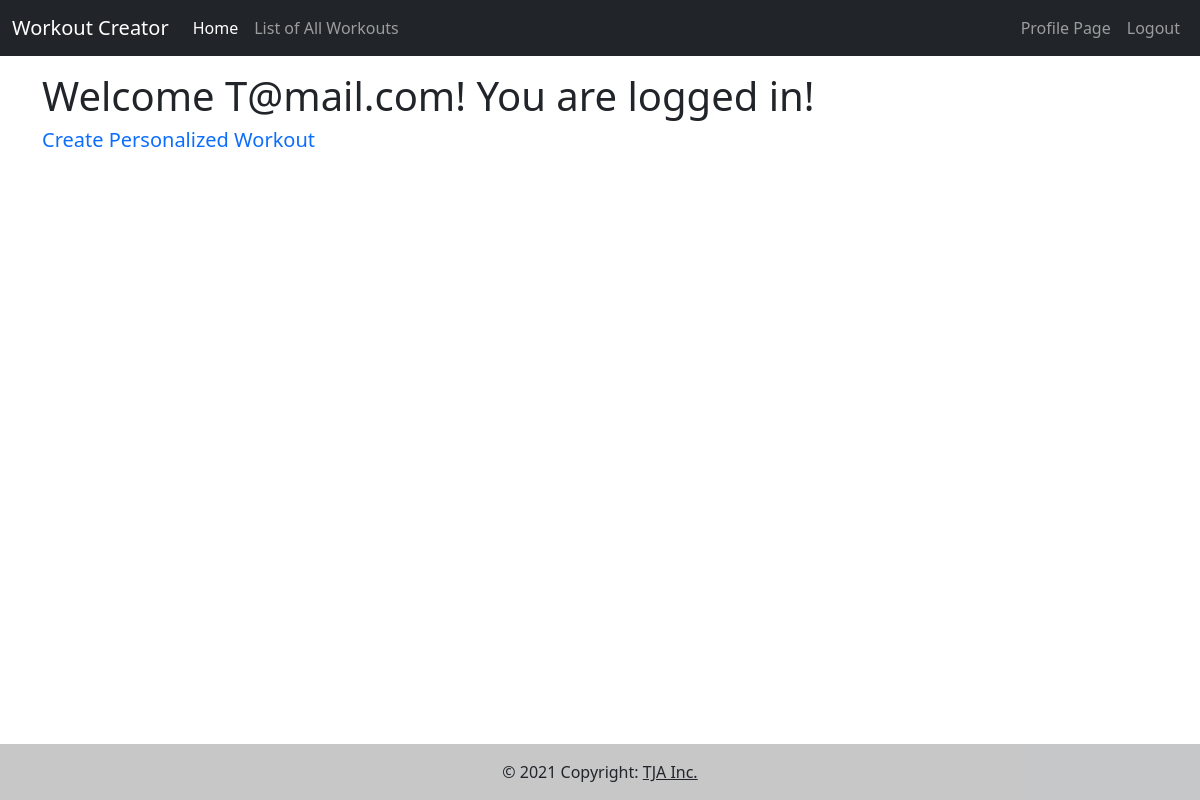
The app's page /home/ (signed in), older data.
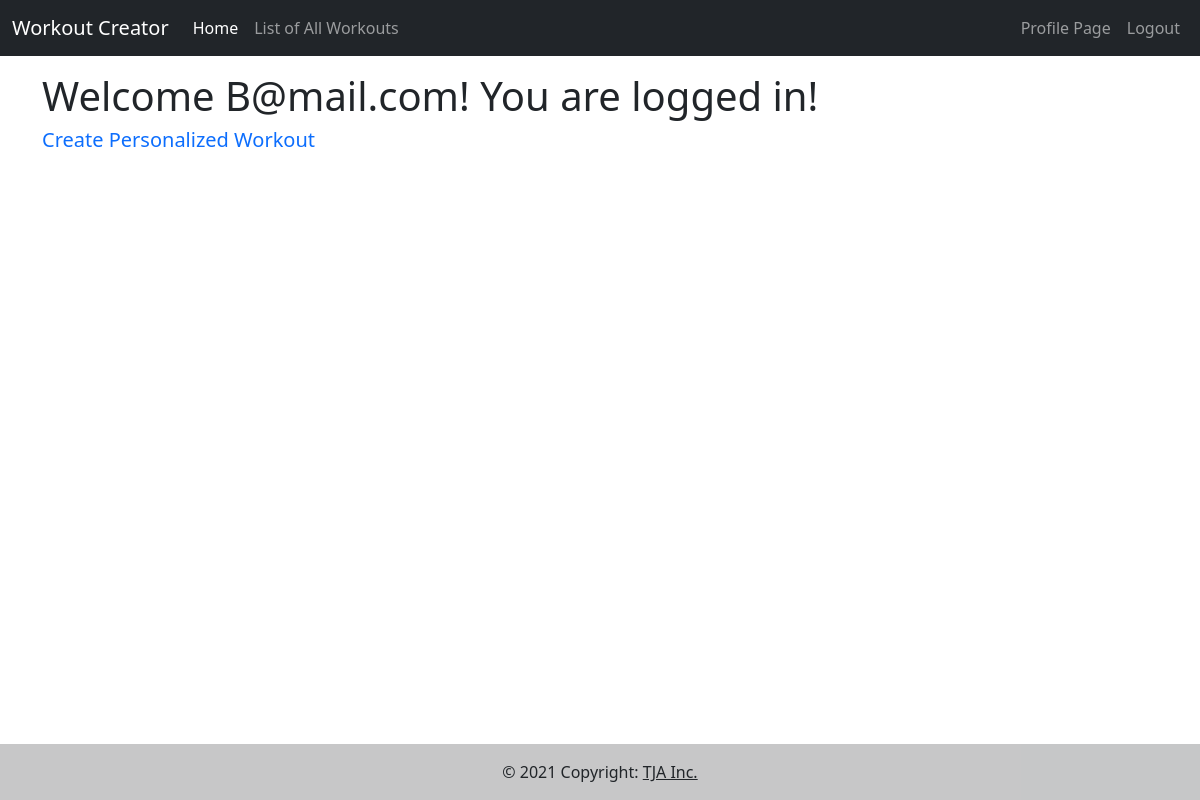
The same page, newer data.
### routes.py (models this page shows, shortened)
class User(UserMixin, db.Model):
    __tablename__ = 'Users'
    id = db.Column(db.Integer, primary_key=True)
    password_hash = db.Column(db.LargeBinary)
    email = db.Column(db.Unicode, nullable=False)
    formid = db.relationship("Userform", backref="user")
    workoutsid = db.relationship("Workouts", backref="user")
    @property
    def password(self):
        raise AttributeError("password is a write-only attribute")

### routes.py (the view)
@app.route("/home/")
def home():
    return render_template("home.j2", current_user=current_user,
                           logoutLink=url_for('get_logout'), loginLink=url_for('get_login'), registerLink=url_for('get_register'))

### routes.py (called while the page is built)
@app.login_manager.user_loader
def load_user(uid):
    return User.query.get(int(uid))

### templates/home.j2 (shortened to what this page needs)
<!DOCTYPE html>
<html lang="en">
<head>
    <link href="https://cdn.jsdelivr.net/npm/bootstrap@5.1.2/dist/css/bootstrap.min.css" rel="stylesheet">
</head>
<body>
    <nav class="navbar navbar-expand-md sticky-top navbar-dark bg-dark">
        <div class="container-fluid">
            <a class="navbar-brand" href="/home/">Workout Creator</a>
            <div class="collapse navbar-collapse" id="navbarNav">
                <ul class="navbar-nav">
                    <li class="nav-item">
                        <a class="nav-link active" aria-current="page" href="/home/">Home</a>
                    </li>
                    <li class="nav-item">
                        <a class="nav-link" href="/workouts/">List of All Workouts</a>
                    </li>
                </ul>
                <ul class="navbar-nav ms-auto">
                    {% if current_user.is_authenticated %}
                    <li class="nav-item">
                        <a class="nav-link" href="/profile/">Profile Page</a>
                    </li>
                    <li class="nav-item">
                        <a class="nav-link" href="/logout/">Logout</a>
                    </li>
                    {% endif %}
                </ul>
            </div>
        </div>
    </nav>
    <div class="container mt-3">
        {% if current_user.is_authenticated %}
            <h1>Welcome {{current_user.email}}! You are logged in!</h1>
        {% else %}
            <h1>Welcome Anonymous User!</h1>
        {% endif %}
        <h5><a href = "/workoutform/" class = "text-decoration-none">Create Personalized Workout</a></h3>
    </div>
</body>
<footer class="bg-light text-center fixed-bottom text-lg-start">
  <div class="text-center p-3" style="background-color: rgba(0, 0, 0, 0.2);">
    © 2021 Copyright:
    <a class="text-dark">TJA Inc.</a>
  </div>
</footer>
</html>

Row changes from the older to the newer data that the page shows:
changed User: email "T@mail.com" → "B@mail.com"
